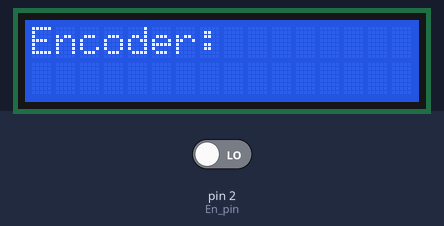
This sketch was run on a simulated Arduino Uno, built with avr-gcc and run on an emulated ATmega328P. Parts: 16×2 character LCD. The test bench sets the inputs (shaded band); at power-on: pin 2 (En_pin) LOW.

Above: at 0.29 s.
At 1.2 s:
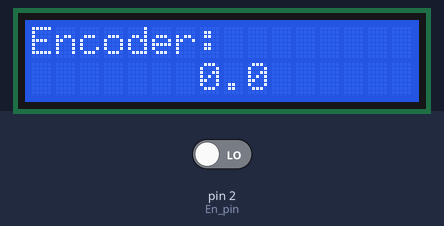
1.3 s: pin 2 (En_pin) driven HIGH
At 1.9 s:
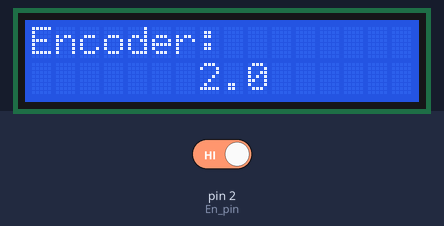
Timing chart, 0 to 4.3 s (numbered marks = the images above; inputs shaded):
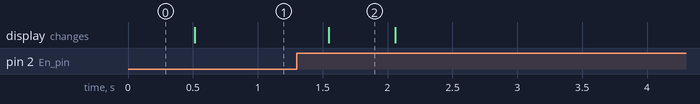

The sketch:

Encoder_motoreCC_LCD.ino
```cpp
//libreria: per lcd
//https://github.com/zmaker/arduino_cookbook/raw/master/219-LCD-AZDelivery/NewLiquidCrystal_1.5.1.zip
#include <Wire.h>
#include <LiquidCrystal_I2C.h>

#define I2C_ADDR 0x27
#define BACKLIGHT_PIN 3
#define En_pin 2
#define Rw_pin 1
#define Rs_pin 0
#define D4_pin 4
#define D5_pin 5
#define D6_pin 6
#define D7_pin 7

LiquidCrystal_I2C lcd(I2C_ADDR,En_pin,Rw_pin,Rs_pin,D4_pin,D5_pin,D6_pin,D7_pin);

volatile int count = 0;
unsigned long t1;
float vel;
char str[11];

void setup() {
  Serial.begin(9600);

  lcd.begin(16,2);
  lcd.setBacklightPin(BACKLIGHT_PIN,POSITIVE);
  lcd.setBacklight(HIGH);
  lcd.home();
  lcd.setCursor(0,0);
  lcd.print("Encoder: ");

  pinMode(2, INPUT);
  attachInterrupt(digitalPinToInterrupt(2), pulse, RISING);

}

void pulse() {
  count++;
}

void loop() {
  if ((millis() - t1) > 500) {
    vel = (float)count * 2.0;

    lcd.setCursor(0,10);
    dtostrf(vel, 10,1, str);
    lcd.print(str);
    lcd.print("    ");

    count = 0;
    t1 = millis();
  }
}
```

Measured:
- after the input at 1.3 s, the display: changes after 0.25 s (image 2)
- what the display in image 2 shows lasts 0.6 s, from 1.5 s to 2.1 s
